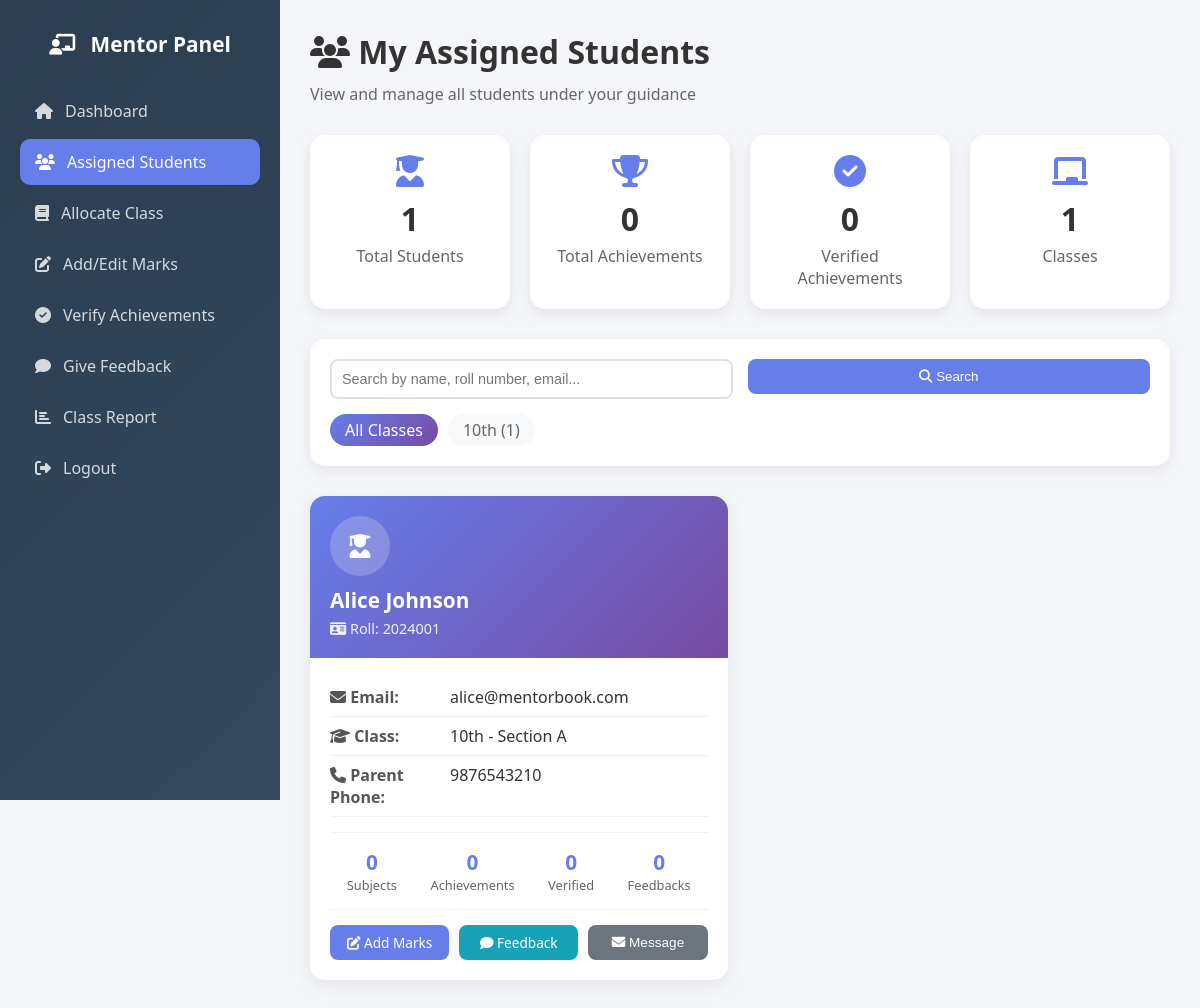
Page /mentor/assigned_students.php (signed in) on the committed database.
### tables this page shows
CREATE TABLE student_details (
    id INT AUTO_INCREMENT PRIMARY KEY,
    user_id INT UNIQUE,
    roll_number VARCHAR(20) UNIQUE,
    class VARCHAR(20),
    section VARCHAR(10),
    parent_phone VARCHAR(15),
    address TEXT,
    mentor_id INT,
    FOREIGN KEY (user_id) REFERENCES users(id) ON DELETE CASCADE,
    FOREIGN KEY (mentor_id) REFERENCES users(id)
);

CREATE TABLE users (
    id INT AUTO_INCREMENT PRIMARY KEY,
    username VARCHAR(50) UNIQUE NOT NULL,
    password VARCHAR(255) NOT NULL,
    full_name VARCHAR(100) NOT NULL,
    email VARCHAR(100) UNIQUE NOT NULL,
    role ENUM('admin', 'mentor', 'student') DEFAULT 'student',
    created_at TIMESTAMP DEFAULT CURRENT_TIMESTAMP
);

### mentor/assigned_students.php (the view, shortened to what this page needs)
<?php
require_once '../includes/db_connect.php';
$stmt = $pdo->prepare("SELECT
                        sd.id as student_detail_id,
                        sd.roll_number,
                        sd.class,
                        sd.section,
                        sd.parent_phone,
                        sd.address,
                        u.id as user_id,
                        u.full_name,
                        u.username,
                        u.email,
                        u.created_at as joined_date,
                        (SELECT COUNT(*) FROM semester_marks WHERE student_id = sd.id) as total_subjects,
                        (SELECT COUNT(*) FROM achievements WHERE student_id = sd.id) as total_achievements,
                        (SELECT COUNT(*) FROM achievements WHERE student_id = sd.id AND verified_by_mentor = TRUE) as verified_achievements,
                        (SELECT COUNT(*) FROM mentor_feedback WHERE student_id = sd.id) as total_feedback
                       FROM student_details sd
                       JOIN users u ON sd.user_id = u.id
                       WHERE sd.mentor_id = ?
                       ORDER BY sd.class, sd.section, u.full_name");
$stmt->execute([$_SESSION['user_id']]);
$students = $stmt->fetchAll();
$class_stats = [];
foreach($students as $student) {
    $class_key = $student['class'] ?: 'Unassigned';
    if(!isset($class_stats[$class_key])) {
        $class_stats[$class_key] = [
            'count' => 0,
            'total_achievements' => 0,
            'verified_achievements' => 0
        ];
    }
    $class_stats[$class_key]['count']++;
    $class_stats[$class_key]['total_achievements'] += $student['total_achievements'];
    $class_stats[$class_key]['verified_achievements'] += $student['verified_achievements'];
}
$search = isset($_GET['search']) ? $_GET['search'] : '';
$class_filter = isset($_GET['class']) ? $_GET['class'] : '';
$filtered_students = $students;
?>
<!DOCTYPE html>
<html lang="en">
<head>
    <link rel="stylesheet" href="https://cdnjs.cloudflare.com/ajax/libs/font-awesome/6.4.0/css/all.min.css">
</head>
<body>
    <div class="dashboard">
        <div class="sidebar">
            <h3>
                <i class="fas fa-chalkboard-user"></i>
                <span>Mentor Panel</span>
            </h3>
            <a href="dashboard.php">
                <i class="fas fa-home"></i>
                <span>Dashboard</span>
            </a>
            <a href="assigned_students.php" class="active">
                <i class="fas fa-users"></i>
                <span>Assigned Students</span>
            </a>
            <a href="assign_class.php">
                <i class="fas fa-book"></i>
                <span>Allocate Class</span>
            </a>
            <a href="add_marks.php">
                <i class="fas fa-edit"></i>
                <span>Add/Edit Marks</span>
            </a>
            <a href="verify_achievements.php">
                <i class="fas fa-check-circle"></i>
                <span>Verify Achievements</span>
            </a>
            <a href="give_feedback.php">
                <i class="fas fa-comment"></i>
                <span>Give Feedback</span>
            </a>
            <a href="class_report.php">
                <i class="fas fa-chart-bar"></i>
                <span>Class Report</span>
            </a>
            <a href="../logout.php">
                <i class="fas fa-sign-out-alt"></i>
                <span>Logout</span>
            </a>
        </div>
        <div class="main-content">
            <div class="page-header">
                <h2>
                    <i class="fas fa-users"></i> My Assigned Students
                </h2>
                <p>View and manage all students under your guidance</p>
            </div>
            <div class="stats-grid">
                <div class="stat-card">
                    <i class="fas fa-user-graduate"></i>
                    <div class="number"><?php echo count($students); ?></div>
                    <div class="label">Total Students</div>
                </div>
                <div class="stat-card">
                    <i class="fas fa-trophy"></i>
                    <div class="number">
                        <?php
                        $total_achievements = array_sum(array_column($students, 'total_achievements'));
                        echo $total_achievements;
                        ?>
                    </div>
                    <div class="label">Total Achievements</div>
                </div>
                <div class="stat-card">
                    <i class="fas fa-check-circle"></i>
                    <div class="number">
                        <?php
                        $verified_achievements = array_sum(array_column($students, 'verified_achievements'));
                        echo $verified_achievements;
                        ?>
                    </div>
                    <div class="label">Verified Achievements</div>
                </div>
                <div class="stat-card">
                    <i class="fas fa-chalkboard"></i>
                    <div class="number"><?php echo count($class_stats); ?></div>
                    <div class="label">Classes</div>
                </div>
            </div>
            <div class="search-section">
                <form method="GET" class="filter-bar">
                    <div class="filter-group">
                        <input type="text" name="search" placeholder="Search by name, roll number, email..."
                               value="<?php echo htmlspecialchars($search); ?>">
                    </div>
                    <div class="filter-group">
                        <button type="submit"><i class="fas fa-search"></i> Search</button>
                    </div>
                </form>
                <div class="class-badges">
                    <a href="assigned_students.php" class="class-badge <?php echo !$class_filter ? 'active' : ''; ?>">
                        All Classes
                    </a>
                    <?php foreach(array_keys($class_stats) as $class): ?>
                        <a href="?class=<?php echo urlencode($class); ?>"
                           class="class-badge <?php echo $class_filter == $class ? 'active' : ''; ?>">
                            <?php echo htmlspecialchars($class); ?>
                            (<?php echo $class_stats[$class]['count']; ?>)
                        </a>
                    <?php endforeach; ?>
                </div>
            </div>
            <?php if(count($filtered_students) > 0): ?>
                <div class="students-grid">
                    <?php foreach($filtered_students as $student): ?>
                        <div class="student-card">
                            <div class="student-header">
                                <div class="student-avatar">
                                    <i class="fas fa-user-graduate"></i>
                                </div>
                                <div class="student-name"><?php echo htmlspecialchars($student['full_name']); ?></div>
                                <div class="student-roll">
                                    <i class="fas fa-id-card"></i> Roll: <?php echo htmlspecialchars($student['roll_number']); ?>
                                </div>
                            </div>
                            <div class="student-body">
                                <div class="info-row">
                                    <div class="info-label"><i class="fas fa-envelope"></i> Email:</div>
                                    <div class="info-value"><?php echo htmlspecialchars($student['email']); ?></div>
                                </div>
                                <div class="info-row">
                                    <div class="info-label"><i class="fas fa-graduation-cap"></i> Class:</div>
                                    <div class="info-value">
                                        <?php echo htmlspecialchars($student['class'] ?: 'Not assigned'); ?>
                                        <?php if($student['section']): ?>
                                            - Section <?php echo htmlspecialchars($student['section']); ?>
                                        <?php endif; ?>
                                    </div>
                                </div>
                                <div class="info-row">
                                    <div class="info-label"><i class="fas fa-phone"></i> Parent Phone:</div>
                                    <div class="info-value"><?php echo htmlspecialchars($student['parent_phone'] ?: 'Not provided'); ?></div>
                                </div>
                                <div class="stats-row">
                                    <div class="stat-item">
                                        <div class="stat-number"><?php echo $student['total_subjects']; ?></div>
                                        <div class="stat-label">Subjects</div>
                                    </div>
                                    <div class="stat-item">
                                        <div class="stat-number"><?php echo $student['total_achievements']; ?></div>
                                        <div class="stat-label">Achievements</div>
                                    </div>
                                    <div class="stat-item">
                                        <div class="stat-number"><?php echo $student['verified_achievements']; ?></div>
                                        <div class="stat-label">Verified</div>
                                    </div>
                                    <div class="stat-item">
                                        <div class="stat-number"><?php echo $student['total_feedback']; ?></div>
                                        <div class="stat-label">Feedbacks</div>
                                    </div>
                                </div>
                                <div class="action-buttons">
                                    <a href="add_marks.php?student=<?php echo $student['student_detail_id']; ?>" class="btn btn-primary">
                                        <i class="fas fa-edit"></i> Add Marks
                                    </a>
                                    <a href="give_feedback.php?student=<?php echo $student['student_detail_id']; ?>" class="btn btn-info">
                                        <i class="fas fa-comment"></i> Feedback
                                    </a>
                                    <button onclick="openMessageModal(<?php echo $student['user_id']; ?>, '<?php echo htmlspecialchars($student['full_name']); ?>')" class="btn btn-secondary">
                                        <i class="fas fa-envelope"></i> Message
                                    </button>
                                </div>
                            </div>
                        </div>
                    <?php endforeach; ?>
                </div>
            <?php endif; ?>
        </div>
    </div>
</body>
</html>

### mentor/assigned_students.php (style rules this page uses)
* { margin: 0; padding: 0; box-sizing: border-box; }
body { font-family: 'Segoe UI', Tahoma, Geneva, Verdana, sans-serif; background: #f5f6fa; }
.dashboard { display: flex; min-height: 100vh; }
.sidebar { width: 280px; background: linear-gradient(135deg, #2c3e50 0%, #34495e 100%); color: white; padding: 30px 20px; position: fixed; height: 100vh; overflow-y: auto; }
.sidebar h3 { margin-bottom: 30px; text-align: center; font-size: 1.3rem; }
.sidebar h3 i { margin-right: 10px; }
.sidebar a { display: flex; align-items: center; gap: 12px; color: rgba(255,255,255,0.8); text-decoration: none; padding: 12px 15px; margin: 5px 0; border-radius: 10px; transition: all 0.3s; }
.sidebar a.active { background: #667eea; color: white; }
.main-content { flex: 1; margin-left: 280px; padding: 30px; }
.page-header { margin-bottom: 30px; }
.page-header h2 { font-size: 2rem; color: #333; margin-bottom: 10px; }
.page-header p { color: #666; }
.stats-grid { display: grid; grid-template-columns: repeat(auto-fit, minmax(200px, 1fr)); gap: 20px; margin-bottom: 30px; }
.stat-card { background: white; padding: 20px; border-radius: 15px; box-shadow: 0 5px 15px rgba(0,0,0,0.08); transition: transform 0.3s; text-align: center; }
.stat-card i { font-size: 2rem; margin-bottom: 10px; color: #667eea; }
.stat-card .number { font-size: 2rem; font-weight: bold; color: #333; }
.stat-card .label { color: #666; margin-top: 5px; }
.search-section { background: white; padding: 20px; border-radius: 15px; margin-bottom: 30px; box-shadow: 0 5px 15px rgba(0,0,0,0.08); }
.filter-bar { display: flex; gap: 15px; flex-wrap: wrap; margin-bottom: 15px; }
.filter-group { flex: 1; min-width: 150px; }
.filter-group input, .filter-group select { width: 100%; padding: 10px; border: 2px solid #e0e0e0; border-radius: 8px; font-size: 0.9rem; }
.filter-group button { width: 100%; padding: 10px; background: #667eea; color: white; border: none; border-radius: 8px; cursor: pointer; }
.class-badges { display: flex; gap: 10px; flex-wrap: wrap; margin-top: 15px; }
.class-badge { padding: 5px 15px; background: #f8f9fa; border-radius: 20px; cursor: pointer; transition: all 0.3s; text-decoration: none; color: #666; }
.class-badge:hover, .class-badge.active { background: linear-gradient(135deg, #667eea 0%, #764ba2 100%); color: white; }
.students-grid { display: grid; grid-template-columns: repeat(auto-fill, minmax(380px, 1fr)); gap: 25px; }
.student-card { background: white; border-radius: 15px; overflow: hidden; box-shadow: 0 5px 20px rgba(0,0,0,0.08); transition: all 0.3s; }
.student-header { background: linear-gradient(135deg, #667eea 0%, #764ba2 100%); color: white; padding: 20px; position: relative; }
.student-avatar { width: 60px; height: 60px; background: rgba(255,255,255,0.2); border-radius: 50%; display: flex; align-items: center; justify-content: center; font-size: 1.5rem; margin-bottom: 10px; }
.student-name { font-size: 1.3rem; font-weight: bold; margin-bottom: 5px; }
.student-roll { font-size: 0.9rem; opacity: 0.9; }
.student-body { padding: 20px; }
.info-row { display: flex; padding: 8px 0; border-bottom: 1px solid #f0f0f0; }
.info-label { width: 120px; font-weight: 600; color: #555; }
.info-value { flex: 1; color: #333; }
.stats-row { display: flex; justify-content: space-around; margin: 15px 0; padding: 15px 0; border-top: 1px solid #f0f0f0; border-bottom: 1px solid #f0f0f0; }
.stat-item { text-align: center; }
.stat-item .stat-number { font-size: 1.3rem; font-weight: bold; color: #667eea; }
.stat-item .stat-label { font-size: 0.8rem; color: #666; }
.action-buttons { display: flex; gap: 10px; margin-top: 15px; }
.btn { flex: 1; padding: 8px; border: none; border-radius: 8px; cursor: pointer; text-decoration: none; text-align: center; font-size: 0.85rem; transition: all 0.3s; }
.btn-primary { background: #667eea; color: white; }
.btn-secondary { background: #6c757d; color: white; }
.btn-info { background: #17a2b8; color: white; }

### rows in the picture
student_details: id "1", user.full_name "Alice Johnson", roll_number "2024001", user.email "alice@mentorbook.com", class "10th", section "A", parent_phone "9876543210", total_subjects "0", total_achievements "0", verified_achievements "0", total_feedback "0"

### other values in the picture
count($students) "1"
$total_achievements "0"
$verified_achievements "0"
count($class_stats) "1"
$class "10th"
